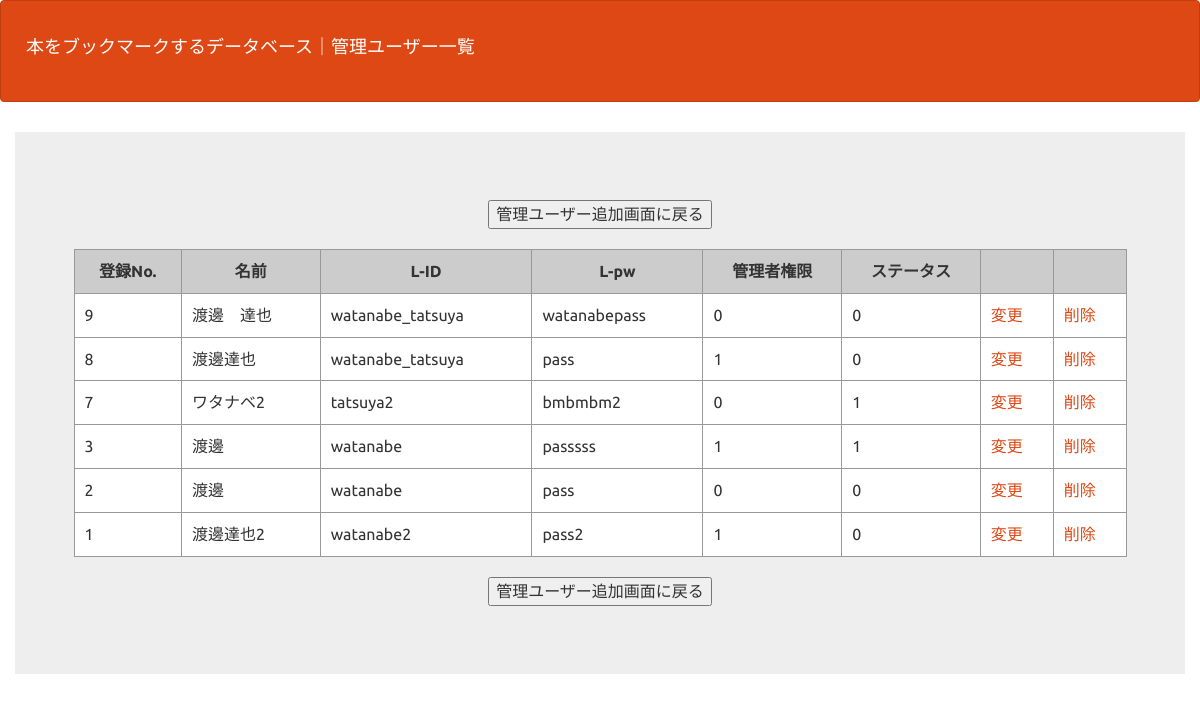
The page /select.php on the database its author committed.
### tables this page shows
CREATE TABLE IF NOT EXISTS `gs_user_table` (
`id` int(12) NOT NULL,
  `name` varchar(64) NOT NULL,
  `lid` varchar(128) NOT NULL,
  `lpw` varchar(64) NOT NULL,
  `kanri_flg` int(1) NOT NULL,
  `life_flg` int(1) NOT NULL
);

### select.php (the view, shortened to what this page needs)
<?php
try {
  $pdo = new PDO('mysql:dbname=gs_db50;charset=utf8;host=localhost','root','');
} catch (PDOException $e) {
  exit('DbConnectError:'.$e->getMessage());
}
$stmt = $pdo->prepare("SELECT * FROM gs_user_table ORDER BY id DESC");
$status = $stmt->execute();
$view = "";
if($status==false){
  $error = $stmt->errorInfo();
  exit("QueryError:".$error[2]);
}else{
    while($result = $stmt->fetch(PDO::FETCH_ASSOC)){
        $view .= '<tr id="cell">';
        $view .=    '<td>';
        $view .=        $result["id"];
        $view .=    '</td>';
        $view .=    '<td>';
        $view .=        $result["name"];
        $view .=    '</td>';
        $view .=    '<td>';
        $view .=        $result["lid"];
        $view .=    '</td>';
        $view .=    '<td>';
        $view .=        $result["lpw"];
        $view .=    '</td>';
        $view .=    '<td>';
        $view .=        $result["kanri_flg"];
        $view .=    '</td>';
        $view .=    '<td>';
        $view .=        $result["life_flg"];
        $view .=    '</td>';
        $view .=    '<td>';
        $view .=        '<a href="detail.php?id='.$result["id"].'">';
        $view .=        '変更';
        $view .=        '</a>';
        $view .=    '</td>';
        $view .=    '<td>';
        $view .=        '<a href="delete.php?id='.$result["id"].'">';
        $view .=        '削除';
        $view .=        '</a>';
        $view .=    '</td>';
        $view .= '</tr>';
    }
}
?>
<!DOCTYPE html>
<html lang="ja">
<head><a href="delate.php?id='..'"></a>
<link rel="stylesheet" href="css/bootstrap.min.css">
<link rel="stylesheet" href="css/table_style.css">
</head>
<body id="main">
<header>
  <nav class="navbar navbar-default">
    <div class="container-fluid">
      <div class="navbar-header">
      <p class="navbar-brand">本をブックマークするデータベース｜管理ユーザー一覧</p>
      </div>
    </div>
  </nav>
</header>
<div>
    <div class="container jumbotron">
        <input type="button" id="btn" name="btn" value="管理ユーザー追加画面に戻る" onClick="location.href='index.php'">
        <table id="tab">
            <tr id="head">
                <td>登録No.</td>
                <td>名前</td>
                <td>L-ID</td>
                <td>L-pw</td>
                <td>管理者権限</td>
                <td>ステータス</td>
                <td></td>
                <td></td>
            </tr>
            <?= $view ?>
        </table>
        <input type="button" id="btn" name="btn" value="管理ユーザー追加画面に戻る" onClick="location.href='index.php'">
    </div>
</div>
</body>
</html>

### css/table_style.css (style rules this page uses)
table { border-collapse: collapse; width: 90%; margin: 0 auto; }
table td { padding: 10px; border: 1px solid #999; }
#head { font-weight: bold; background-color: #cccccc; text-align: center; }
#cell { background-color: #ffffff; }
#btn { display: block; margin: 20px auto; }

### select.php (style rules this page uses)
div { padding: 10px;font-size:16px; }

### rows shown on the page
gs_user_table: value "9 渡邊 達也 watanabe_tatsuya watanabepass 0 0 変更 削除"
gs_user_table: value "8 渡邊達也 watanabe_tatsuya pass 1 0 変更 削除"
gs_user_table: value "7 ワタナベ2 tatsuya2 bmbmbm2 0 1 変更 削除"
gs_user_table: value "3 渡邊 watanabe passsss 1 1 変更 削除"
gs_user_table: value "2 渡邊 watanabe pass 0 0 変更 削除"
gs_user_table: value "1 渡邊達也2 watanabe2 pass2 1 0 変更 削除"
